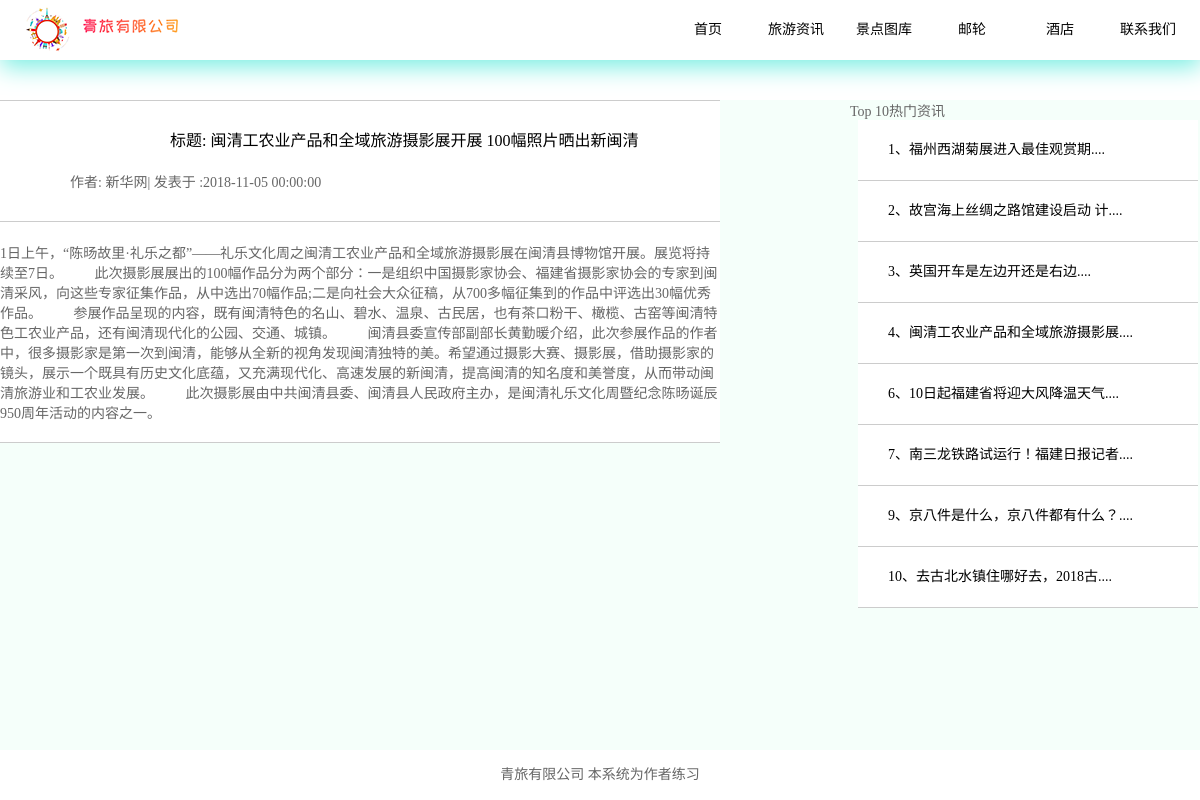
Screenshot of /original.php?id=4 with the database file from the repository.
### tables this page shows
CREATE TABLE `ttc_article`  (
  `id` int(10) UNSIGNED NOT NULL AUTO_INCREMENT,
  `title` varchar(80) NOT NULL COMMENT '标题',
  `author` varchar(15) NOT NULL COMMENT '作者',
  `thumb` varchar(255) NULL DEFAULT NULL COMMENT '封面图',
  `time` timestamp(0) NOT NULL DEFAULT CURRENT_TIMESTAMP COMMENT '创建时间',
  `content` text NOT NULL COMMENT '内容',
  `keywords` varchar(150) NOT NULL COMMENT '关键字',
  PRIMARY KEY (`id`) USING BTREE
);

### original.php (the view, shortened to what this page needs)
<!DOCTYPE html PUBLIC "-//W3C//DTD XHTML 1.0 Transitional//EN" "http://www.w3.org/TR/xhtml1/DTD/xhtml1-transitional.dtd">
<html xmlns="http://www.w3.org/1999/xhtml">
<head>
<link rel="stylesheet" type="text/css" href="css/original.css">
<?php include 'hot_article.php'?>
<?php include 'ori_article.php'?>
</head>
<body>
<div id="banner">
	<div class="logo">
		<img src="images/logo.png"/>
    	<img src="images/logo_title.png"/>
    </div>
    <div class="bar">
    </div>
</div>
<div class="middle">
    <div id="content">
        <div class="left">
		 <?php 	while($row2 = mysqli_fetch_array($result1)){?>
			<?php
				echo "<div class='information'>";
					echo "<div class='title'>";
						echo "<div class='art_title'>";
							echo "标题: ".$row2['title'];
						echo "</div>";
						echo "<div class='inf_auther_and_time'>";
							echo "作者: ".$row2['author']."|";
							echo "&nbsp;发表于 :".$row2['time'];
						echo "</div>";
					echo "</div>";
					echo "<div class='original_art'>";
						echo $row2['content'];
					echo "</div>";
				echo "</div>";
			?>
         <?php }?>
        </div>
        <div class="hot_articles">
        		<p class="hot_p">Top 10热门资讯</p>
            	<?php
					while($rows3 = mysqli_fetch_array($result,MYSQLI_ASSOC)){
						echo "<div class='hot'>";
						echo "<a href='original.php?id=".$rows3['id']."' class='hot_a'>";
						echo $rows3['id']."、";
						if($rows3['title']){
							$str = $rows3['title'];
							if(strlen($rows3['title'])>20){
								$str = mb_substr($rows3['title'],0,15,'utf8').'....';
								echo $str;
							}else{
								echo $str;
							}
						}
						echo "</a>";
						echo "<br/>";
						echo "</div>";
						}
				?>
        </div>
    </div>
	</div>
<div class="buttom">
    	青旅有限公司   本系统为作者练习
</div>
</body>
</html>

### css/original.css (style rules this page uses)
* { padding:0px; margin:0px; color:#666; font-size:14px; }
#banner { width:100%; height:60px; background:#FFF; box-shadow: 1px 7px 25px #79EEE2; position:fixed; top:0px; bottom:0px; z-index:1000; }
.logo { height:60px; width:30%; margin-left:20px; float:left; }
.bar { width:50%; height:60px; margin-left:55%; }
a { display:block; width:80px; height:60px; line-height:60px; text-align:center; float:left; color:#000; text-decoration:none; margin-left:8px; }
.middle { width:auto; height:100%; margin:0 auto; background:#F5FFFA; }
#content { width:1200px; height:700px; margin:100px auto auto auto; }
.left { border-top:1px solid #ccc; width:720px; height:auto; float:left; background:#FFF; }
.hot_articles { position:absolute; width:350px; height:auto; float:right; margin-left:850px; }
.hot_a { width:310px; text-align:left; padding-left:30px; clear:both; border-bottom:1px solid #ccc; background:#fff; }
.title { height:100px; width:auto; border-bottom:1px solid #ccc; }
.inf_auther_and_time { width:480px; color:#666; font-size:14px; margin-left:70px; margin-top:10px; }
.art_title { width:auto; height:40px; margin-left:170px; margin-top:20px; font-size:16px; color:#000; line-height:40px; }
.original_art { width:auto; height:auto; margin-top:20px; border-bottom:1px solid #ccc; padding-bottom:20px; }
.buttom { line-height:50px; text-align:center; width:100%; height:50px; background:#fff; position:fixed; bottom:0px; }

### rows the page displays
ttc_article: title "闽清工农业产品和全域旅游摄影展开展 100幅照片晒出新闽清", author "新华网", time "2018-11-05 00:00:00", content "1日上午，“陈旸故里·礼乐之都”——礼乐文化周之闽清工农业产品和全域旅游摄影展在闽清县博物馆开展。展览将持续至7日。 此次摄影展展出的100幅作品分为两个部分：一是组织中国摄影家协会、福建省摄影家协会的专家到闽清采风，向这些专家征集作品，从中选出70幅作品;二是向社会大众征稿，从700多幅征集到的作品中评选出30幅优秀作品。 参展作品呈现的内容，既有闽清特色的名山、碧水、温泉、古民居，也有茶口粉干、橄榄、古窑等闽清特色工农业产品，还有闽清现代化的公园、交通、城镇。 闽清县委宣传部副部长黄勤暖介绍，此次参展作品的作者中，很多摄影家是第一次到闽清，能够从全新的视角发现闽清独特的美。希望通过摄影大赛、摄影展，借助摄影家的镜头，展示一个既具有历史文化底蕴，又充满现代化、高速发展的新闽清，提高闽清的知名度和美誉度，从而带动闽清旅游业和工农业发展。 此次摄影展由中共闽清县委、闽清县人民政府主办，是闽清礼乐文化周暨纪念陈旸诞辰950周年活动的内容之一。", id "4", title "闽清工农业产品和全域旅游摄影展...."
ttc_article: id "1", title "福州西湖菊展进入最佳观赏期...."
ttc_article: id "2", title "故宫海上丝绸之路馆建设启动 计...."
ttc_article: id "3", title "英国开车是左边开还是右边...."
ttc_article: id "6", title "10日起福建省将迎大风降温天气...."
ttc_article: id "7", title "南三龙铁路试运行！福建日报记者...."
ttc_article: id "9", title "京八件是什么，京八件都有什么？...."
ttc_article: id "10", title "去古北水镇住哪好去，2018古...."
